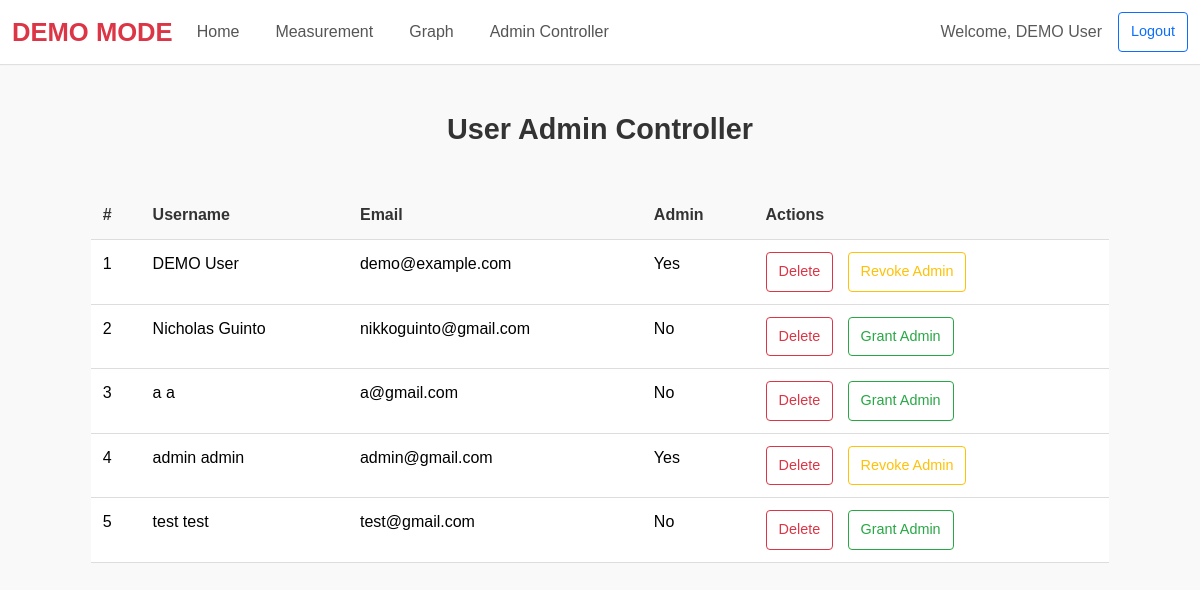
Page /documentation (signed in) on the committed database.
### tables this page shows
CREATE TABLE users (
            id INTEGER PRIMARY KEY AUTOINCREMENT,
            first_name TEXT NOT NULL,
            last_name TEXT NOT NULL,
            email TEXT NOT NULL,
            password TEXT NOT NULL,
            is_admin INTEGER NOT NULL DEFAULT 0
        );

### main.py (the view, shortened to what this page needs)
@app.route('/documentation', methods=["GET", "POST"])
def documentation():
    if 'email' not in session:
        flash("Please log in to access this page.", "error")
        return redirect(url_for("login"))
    user = get_user_by_email(session['email'])
    if not user:
        flash("User not found. Please log in again.", "error")
        return redirect(url_for("login"))
    if user[5] == 0:  # Check the `is_admin` value
        flash("You do not have permission to access this page.", "error")
        return redirect(url_for("login"))
    conn = sqlite3.connect(DB_path)
    cursor = conn.cursor()
    cursor.execute("SELECT first_name, last_name, email, id, is_admin FROM users")
    users = cursor.fetchall()
    conn.close()
    return render_template("documentation.html", users=users)

### database.py (called while the page is built)
def get_user_by_email(email):
    conn = sqlite3.connect(DB_path)
    cursor = conn.cursor()
    cursor.execute('''
        SELECT * FROM users WHERE email = ?
    ''', (email,))
    user = cursor.fetchone()
    conn.close()
    return user

### main.py (called while the page is built)
@app.context_processor
def inject_user_info():
    if 'email' in session:
        user = get_user_by_email(session['email'])
        if user:
            return {'username': f"{user[1]} {user[2]}", 'user_id': user[0], 'email': user[3]}
    return {'username': None, 'user_id': None, 'email': None}

### templates/documentation.html (shortened to what this page needs)
{% extends "base.html" %}
{% block content %}
<h3 class="text-center mt-5 mb-4">User Admin Controller</h3>
<div class="table-container">
    <table class="table">
        <thead>
            <tr>
                <th>#</th>
                <th>Username</th>
                <th>Email</th>
                <th>Admin</th>
                <th>Actions</th>
            </tr>
        </thead>
        <tbody>
            {% for user in users %}
            <tr>
                <td>{{ loop.index }}</td>
                <td>{{ user[0] }} {{ user[1] }}</td>
                <td>{{ user[2] }}</td>
                <td>{{ "Yes" if user[4] == 1 else "No" }}</td>
                <td class="action-buttons">
                    <form method="POST" action="{{ url_for('documentation') }}" style="display:inline;" onsubmit="return confirmDelete()">
                        <button type="submit" name="action" value="delete" class="btn btn-outline-danger" >Delete</button>
                    </form>
                    {% if user[4] == 0 %}
                    <form method="POST" action="{{ url_for('documentation') }}" style="display:inline;">
                        <button type="submit" name="action" value="grant_admin" class="btn btn-outline-success btn-sm">Grant Admin</button>
                    </form>
                    {% else %}
                    <form method="POST" action="{{ url_for('documentation') }}" style="display:inline;">
                        <button type="submit" name="action" value="revoke_admin" class="btn btn-outline-warning btn-sm">Revoke Admin</button>
                    </form>
                    {% endif %}
                </td>
            </tr>
            {% endfor %}
        </tbody>
    </table>
</div>
{% endblock %}

### templates/base.html (shortened to what this page needs)
<!DOCTYPE html>
<html>
<head>
    <link rel="stylesheet" href="https://cdnjs.cloudflare.com/ajax/libs/font-awesome/4.7.0/css/font-awesome.min.css">
    <link href="https://cdn.jsdelivr.net/npm/bootstrap@5.3.5/dist/css/bootstrap.min.css" rel="stylesheet">
</head>
<body>
    {% if email %}
    <nav class="navbar navbar-expand-lg navbar-light">
        <div class="container-fluid">
            {% if email == "demo@example.com" %}
                <span class="navbar-brand text-danger fw-bold">DEMO MODE</span>
            {% else %}
                <a class="navbar-brand" href="/contributions">HP4280A Controller</a>
            {% endif %}
            <div class="collapse navbar-collapse" id="navbarSupportedContent">
                <ul class="navbar-nav me-auto mb-2 mb-lg-0">
                    <li class="nav-item">
                        <a class="nav-link" aria-current="page" href="/">Home</a>
                    </li>
                    <li class="nav-item">
                        <a class="nav-link" href="/measurement">Measurement</a>
                    </li>
                    <li class="nav-item">
                        <a class="nav-link" href="/graph">Graph</a>
                    </li>
                    <li class="nav-item">
                        <a class="nav-link" href="/documentation">Admin Controller</a>
                    </li>
                </ul>
                <div class="d-flex">
                    <span class="navbar-text me-3">Welcome, {{ username }}</span>
                    <a class="btn btn-outline-primary" href="/logout" role="button">Logout</a>
                </div>
            </div>
        </div>
    </nav>
    {% endif %}
    <div class="container-fluid">
        {% block content %}
        {% endblock %}
    </div>
</body>
</html>

### templates/base.html (style rules this page uses)
.navbar { background-color: #fff; box-shadow: 0 1px 1px rgba(0, 0, 0, 0.1); }
.navbar .navbar-brand { font-size: 1.6rem; font-weight: 600; color: #333; transition: color 0.3s ease; }
.navbar-nav .nav-link { color: #555; font-weight: 500; margin-right: 20px; transition: color 0.3s ease; }
.navbar .navbar-brand.text-danger { color: #ff4444; }

### templates/documentation.html (style rules this page uses)
body { font-family: 'Helvetica', 'Arial', sans-serif; background-color: #f9f9f9; color: #333; }
h3 { font-size: 1.8rem; font-weight: 600; color: #333; }
.table-container { max-width: 90%; margin: 0 auto; padding: 20px; margin-top: 20px; }
.table { width: 100%; border-collapse: collapse; font-size: 1rem; }
.table th, .table td { padding: 12px; text-align: left; border-bottom: 1px solid #ddd; }
.table th { font-weight: bold; color: #333; background-color: transparent; }
.action-buttons form { display: inline-block; margin-right: 10px; }
.btn { padding: 8px 12px; border-radius: 4px; font-size: 0.9rem; cursor: pointer; transition: background-color 0.3s ease, transform 0.2s ease; }
.btn-outline-success { border: 1px solid #28a745; background-color: transparent; color: #28a745; }
.btn-outline-warning { border: 1px solid #ffc107; background-color: transparent; color: #ffc107; }

### rows in the picture
users: first_name "DEMO", last_name "User", email "demo@example.com", is_admin "Yes"
users: first_name "Nicholas", last_name "Guinto", email "nikkoguinto@gmail.com", is_admin "No"
users: first_name "a", last_name "a", email "a@gmail.com", is_admin "No"
users: first_name "admin", last_name "admin", email "admin@gmail.com", is_admin "Yes"
users: first_name "test", last_name "test", email "test@gmail.com", is_admin "No"

### other values in the picture
{{ username }} "DEMO User"
